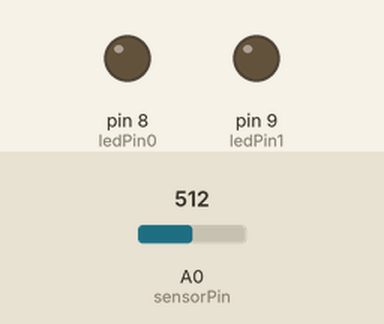
This sketch was run on a simulated Arduino Uno, built with avr-gcc and run on an emulated ATmega328P. On the bench: output pins drawn as LEDs (lit = HIGH). The test bench sets the inputs (shaded band); at power-on: A0 (sensorPin) = 512. What the sketch prints to the serial monitor is not drawn.

Above: at 0.3 s.
Timing chart, 0 to 1.8 s (numbered marks = the images above):
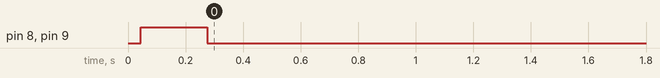

The sketch:

lightning-uchiwa.ino
```cpp
#include <Filters.h>

#define UPDATE_FREQ (200)

#define ANALOG_MAX (1024)
#define V_MAX (3.3)
#define THRESHOLD (0.7)

int sensorPin = A0;
int ledPin0 = 8;
int ledPin1 = 9;
float rawVal = 0;
float filteredVal = 0;
float pFilteredVal = 0;
float dVal = 0;
float dFilteredVal = 0;

float filterFrequency = 5.0;
float filterFrequency2 = 2.0;
float filterFrequency3 = 2.0;
FilterOnePole lowpassFilter(LOWPASS, filterFrequency);
FilterOnePole lowpassFilter2(LOWPASS, filterFrequency2);
FilterOnePole lowpassFilter3(LOWPASS, filterFrequency3);

void setup() {
  // put your setup code here, to run once:
  pinMode(ledPin0, OUTPUT);
  pinMode(ledPin1, OUTPUT);
  Serial.begin(115200);  // won't work in 8pino
  while(true){
    delay(1000/UPDATE_FREQ);
    rawVal = analogRead(sensorPin)/(float)ANALOG_MAX;
    lowpassFilter.input(rawVal);
    filteredVal = lowpassFilter.output();
    dVal = fabs(filteredVal - pFilteredVal)*10;
    lowpassFilter2.input(dVal);
    lowpassFilter3.input(lowpassFilter2.output()*3);
    dFilteredVal = lowpassFilter3.output();

    if(dFilteredVal > THRESHOLD){
      digitalWrite(ledPin0, HIGH);
      digitalWrite(ledPin1, HIGH);
    }else{
      digitalWrite(ledPin0, LOW);
      digitalWrite(ledPin1, LOW);
    }

    //print
    Serial.print(rawVal);
    Serial.print(",");
    Serial.print(filteredVal);
    Serial.print(",");
    Serial.print(dVal);
    Serial.print(",");
    Serial.print(dFilteredVal);
    Serial.print("\r\n");
    pFilteredVal = rawVal;
  }
}

void loop(){
}
```

Measured:
- by itself, pin 8 (ledPin0), pin 9 (ledPin1): LOW → HIGH at 0.04 s, → LOW 0.23 s later
